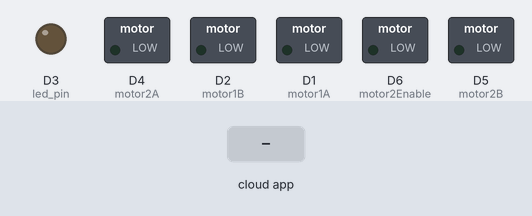
Bench run of a sketch on a simulated ESP8266 (NodeMCU). Parts: switched loads named in the sketch (green lamp = pin HIGH), output pins drawn as LEDs (lit = HIGH). The inputs (shaded band) are chosen by the test bench. WiFi joins after 1.5 s; servers stay silent unless stated; what the sketch prints to the serial monitor is not drawn.

Above: at 2.7 s.
2.8 s: the phone or cloud app sets x_pwm to 0
At 4.0 s:
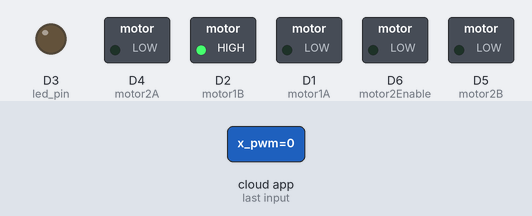
4.4 s: the phone or cloud app sets y_pwm to 0
At 5.6 s:
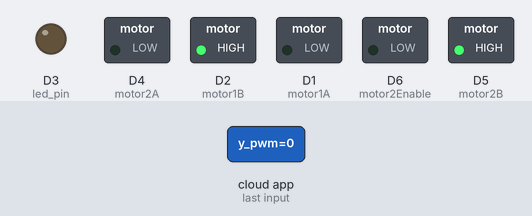
6.0 s: the phone or cloud app sets light_car to 1
At 7.2 s:
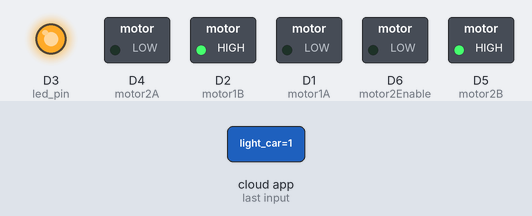
7.6 s: the phone or cloud app sets x_pwm to 25
At 8.8 s:
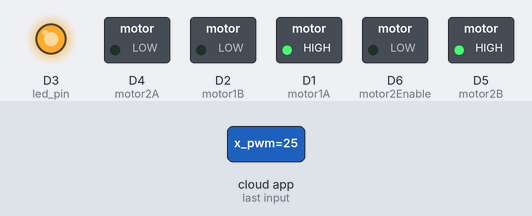
9.2 s: the phone or cloud app sets y_pwm to 25
At 10.3 s:
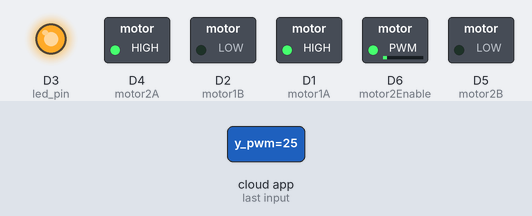
10.8 s: the phone or cloud app sets light_car to 0
At 11.9 s:
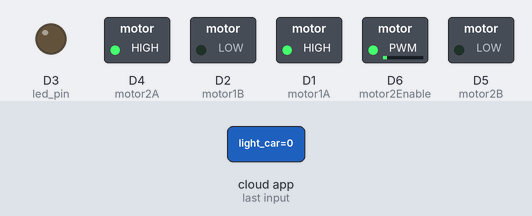
Timing chart, 0 to 13.4 s (numbered marks = the images above; inputs shaded):
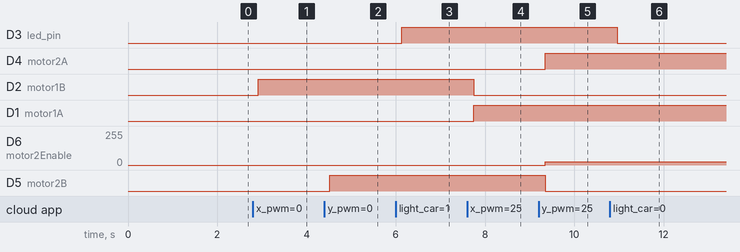

Measured:
- after the input at 2.8 s, D2 (motor1B): LOW → HIGH after 0.11 s
- after the input at 4.4 s, D5 (motor2B): LOW → HIGH after 0.12 s
- after the input at 6.0 s, D3 (led_pin): LOW → HIGH after 0.13 s
- after the input at 7.6 s, D2 (motor1B): HIGH → LOW after 0.14 s; D1 (motor1A): LOW → HIGH after 0.14 s
- after the input at 9.2 s, D4 (motor2A): LOW → HIGH after 0.15 s; D6 (motor2Enable): 0/255 → 25/255 after 0.15 s; D5 (motor2B): HIGH → LOW after 0.15 s
- after the input at 10.8 s, D3 (led_pin): HIGH → LOW after 0.16 s

The sketch:

car.ino
```cpp
#include <ESP8266WiFi.h>
#include "thingProperties.h"

// WiFi credentials
const char* ssid = "ZTE_2.4G_EAA2";
const char* password = "13141516";


// Pin connected to built-in LED (NodeMCU: D4 = GPIO2)
const int ledPin = LED_BUILTIN;

const int motor1A = D1;  // INPUT 4 OF DRIVER
const int motor1B = D2;  // INPUT 3 OF DRIVER


// Motor B (right motor)
const int motor2A = D4;  //INPUT 1 OF DRIVER
const int motor2B = D5;  // Input 2 OF DRIVER
const int motor2Enable = D6;  // ENABLE FOR (BACK , FORWARD ) MOTOR


const int led_pin = D3 ;


void setup() {

  initialize_pins() ;

  // Connect to WiFi
  connectToWiFi();

  Serial.begin(9600);

  initProperties();

  ArduinoCloud.begin(ArduinoIoTPreferredConnection);

  setDebugMessageLevel(2);
  ArduinoCloud.printDebugInfo();
}

int  distance = 0;
bool back  ;

void loop() {

  ArduinoCloud.update();


  delay(100) ;

  if (Serial.available() >= sizeof(int)) {
    Serial.readBytes((char*)&distance, sizeof(distance)); // Read distance data from Arduino Uno
    Serial.print("Received distance: ");
    Serial.println(distance); // Print received distance
  }

  delay(100) ;

  back_distance = distance ;


  if (back) {
    if(distance > 20) {
      analogWrite(motor2Enable , 255 );
      y_direction(false) ;
      delay(500) ;
      analogWrite(motor2Enable , 0 );
    }
    else {
      go_back = false ;
    }
  }

}


void onGoBackChange() {
  back = go_back ;
}

void onXPwmChange()  {
  // Add your code here to act upon XPwm change
  if (x_pwm > 0) {
    x_direciton(true) ;
  } else {
    x_direciton(false) ;
  }
}


void onYPwmChange()  {

  if (y_pwm > 0) {
    analogWrite(motor2Enable , y_pwm );
    y_direction(true) ;
  } else {
    analogWrite(motor2Enable , - y_pwm );
    y_direction(false) ;
  }

}

void onBackDistanceChange()  {
  // Add your code here to act upon BackDistance change

}

void onLightCarChange()  {
  // Add your code here to act upon LightCar change
  if (light_car) {
    digitalWrite(led_pin, HIGH) ;

  } else {
    digitalWrite(led_pin, LOW) ;
  }
}

void initialize_pins() {
  // Initialize the ultrasonic sensor pins

  pinMode(motor1A, OUTPUT);
  pinMode(motor1B, OUTPUT);

  pinMode(motor2A, OUTPUT);
  pinMode(motor2B, OUTPUT);
  pinMode(motor2Enable , OUTPUT);

  pinMode(led_pin , OUTPUT);

}


void x_direciton(bool dir) {
  if (dir) {
    digitalWrite(motor1A , HIGH ) ;
    digitalWrite(motor1B,  LOW ) ;
  } else {
    digitalWrite(motor1A , LOW ) ;
    digitalWrite(motor1B,  HIGH ) ;
  }
}

void y_direction(bool dir) {
  if (dir) {
    digitalWrite(motor2A , HIGH ) ;
    digitalWrite(motor2B,  LOW ) ;
  } else {
    digitalWrite(motor2A , LOW ) ;
    digitalWrite(motor2B,  HIGH ) ;
  }
}


void connectToWiFi() {
  Serial.print("Connecting to WiFi");

  WiFi.begin(ssid, password);

  while (WiFi.status() != WL_CONNECTED) {
    delay(500);
    Serial.print(".");
  }

  Serial.println("");
  Serial.println("WiFi connected");
  Serial.print("IP address: ");
  Serial.println(WiFi.localIP());
}
```

thingProperties.h
```cpp
// Code generated by Arduino IoT Cloud, DO NOT EDIT.

#include <ArduinoIoTCloud.h>
#include <Arduino_ConnectionHandler.h>

const char DEVICE_LOGIN_NAME[]  = "7463fe72-8cdc-4da2-b98a-eae1ee465c3d";

const char SSID[]               = "ZTE_2.4G_EAA2";    // Network SSID (name)
const char PASS[]               = "13141516";    // Network password (use for WPA, or use as key for WEP)
const char DEVICE_KEY[]  = "e1ESyR8fS#ryMxY0LmcER6QbK";    // Secret device password

void onBackDistanceChange();
void onXPwmChange();
void onYPwmChange();
void onGoBackChange();
void onLightCarChange();

float back_distance;
float x_pwm;
float y_pwm;
bool go_back;
bool light_car;

void initProperties(){

  ArduinoCloud.setBoardId(DEVICE_LOGIN_NAME);
  ArduinoCloud.setSecretDeviceKey(DEVICE_KEY);
  ArduinoCloud.addProperty(back_distance, READWRITE, ON_CHANGE, onBackDistanceChange);
  ArduinoCloud.addProperty(x_pwm, READWRITE, ON_CHANGE, onXPwmChange);
  ArduinoCloud.addProperty(y_pwm, READWRITE, ON_CHANGE, onYPwmChange);
  ArduinoCloud.addProperty(go_back, READWRITE, ON_CHANGE, onGoBackChange);
  ArduinoCloud.addProperty(light_car, READWRITE, ON_CHANGE, onLightCarChange);

}

WiFiConnectionHandler ArduinoIoTPreferredConnection(SSID, PASS);
```
